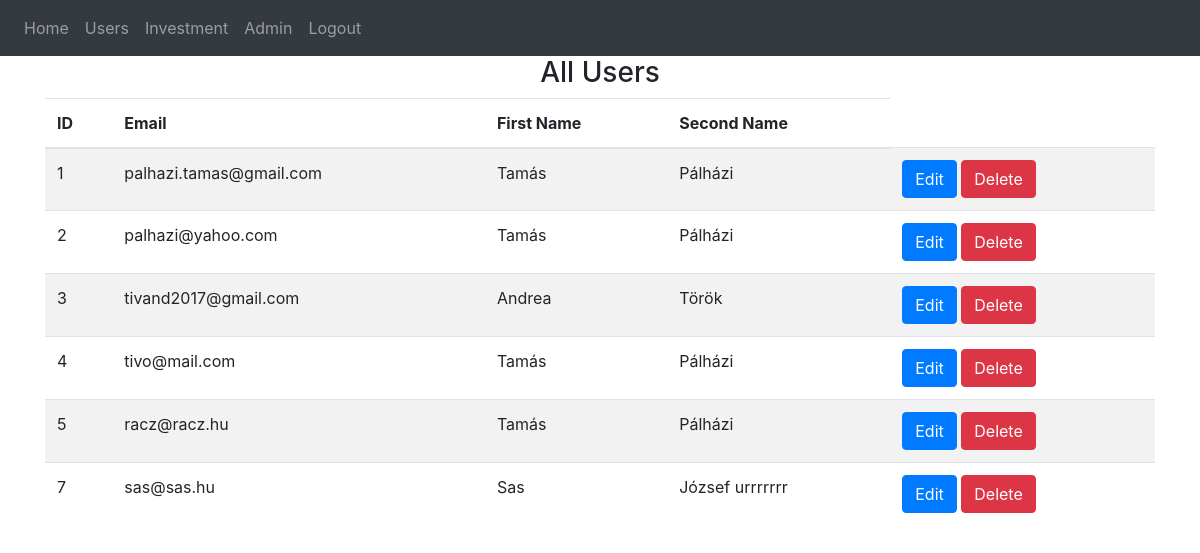
Screenshot of /all-users (signed in) with the database file from the repository.
### website/models.py (models this page shows)
class User(db.Model, UserMixin):
    id = db.Column(db.Integer, primary_key=True)
    email = db.Column(db.String(150), unique=True)
    password = db.Column(db.String(150))
    first_name = db.Column(db.String(150))
    second_name = db.Column(db.String(150))
    notes = db.relationship('Note')
    is_approved = db.Column(db.Boolean, default=False)

### website/views.py (the view)
@views.route('/all-users', methods=['GET'])
@login_required
def all_users():
    users = User.query.all()
    return render_template("all_users.html", users=users, user=current_user)

### website/__init__.py (called while the page is built)
def create_app():
    app = Flask(__name__)
    app.config['SECRET_KEY'] = 'hjshjhdjah kjshkjdhjs'
    app.config['SQLALCHEMY_DATABASE_URI'] = f'sqlite:///{DB_NAME}'
    db.init_app(app)
    from .views import views
    from .auth import auth
    app.register_blueprint(views, url_prefix='/')
    app.register_blueprint(auth, url_prefix='/')
    from .models import User, Note
    with app.app_context():
        db.create_all()
    login_manager = LoginManager()
    login_manager.login_view = 'auth.login'
    login_manager.init_app(app)
    @login_manager.user_loader
    def load_user(id):
        return User.query.get(int(id))
    return app

### website/templates/all_users.html (shortened to what this page needs)
{% extends "base.html" %}
{% block content %}
    <h3 align="center">All Users</h3>
    <table class="table table-striped">
        <thead>
            <tr>
                <th scope="col">ID</th>
                <th scope="col">Email</th>
                <th scope="col">First Name</th>
                <th scope="col">Second Name</th>
            </tr>
        </thead>
        <tbody>
            {% for user in users %}
                <tr>
                    <td>{{ user.id }}</td>
                    <td>{{ user.email }}</td>
                    <td>{{ user.first_name }}</td>
                    <td>{{ user.second_name }}</td>
                    <td>
                        <a href="{{ url_for('views.edit_user', user_id=user.id) }}" class="btn btn-primary">Edit</a>
                        <a href="{{ url_for('views.delete_user', user_id=user.id) }}" class="btn btn-danger">Delete</a>
                      </td>
                </tr>
            {% endfor %}
        </tbody>
    </table>
{% endblock %}

### website/templates/base.html (shortened to what this page needs)
<!DOCTYPE html>
<html>
  <head>
    <link
      rel="stylesheet"
      href="https://stackpath.bootstrapcdn.com/bootstrap/4.4.1/css/bootstrap.min.css"
    />
    <link
      rel="stylesheet"
      href="https://stackpath.bootstrapcdn.com/font-awesome/4.7.0/css/font-awesome.min.css"
    />
  </head>
  <body>
    <nav class="navbar navbar-expand-lg navbar-dark bg-dark">
      <div class="collapse navbar-collapse" id="navbar">
        <div class="navbar-nav">
          {% if user.is_authenticated %}
          <a class="nav-item nav-link" id="home" href="/">Home</a>
          <a class="nav-item nav-link" id="allUsers" href="{{ url_for('views.all_users') }}">Users</a>
          <a class="nav-item nav-link" id="createInvestment" href="{{ url_for('views.create_investment') }}">Investment</a>
          <a class="nav-item nav-link" id="adminDashboard" href="{{ url_for('views.admin_dashboard') }}">Admin</a>
          <a class="nav-item nav-link" id="logout" href="/logout">Logout</a>
          {% else %}
          <a class="nav-item nav-link" id="login" href="/login">Login</a>
          <a class="nav-item nav-link" id="signUp" href="/sign-up">Sign Up</a>
          {% endif %}
        </div>
      </div>
    </nav>
    <div class="container">{% block content %} {% endblock %}</div>
  </body>
</html>

### rows the page displays
User: id "1", email "palhazi.tamas@gmail.com", first_name "Tamás", second_name "Pálházi"
User: id "2", email "palhazi@yahoo.com", first_name "Tamás", second_name "Pálházi"
User: id "3", email "tivand2017@gmail.com", first_name "Andrea", second_name "Török"
User: id "4", email "tivo@mail.com", first_name "Tamás", second_name "Pálházi"
User: id "5", email "racz@racz.hu", first_name "Tamás", second_name "Pálházi"
User: id "7", email "sas@sas.hu", first_name "Sas", second_name "József urrrrrrr"
